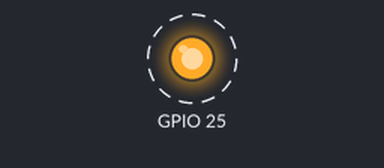
The sketch below on a simulated ESP32. On the bench: output pins drawn as LEDs (lit = HIGH). Dashed ring = blinking.

Above: at 2.05 s.
Timing chart, 0 to 5.0 s (numbered marks = the images above):
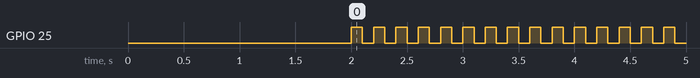

Measured:
- by itself, GPIO 25: alternates HIGH for 0.10 s and LOW for 0.10 s

The sketch:

Pico_1.ino
```cpp
#include <Arduino.h>

void setup() {
  pinMode(25, OUTPUT);
  Serial1.begin(115200);
  delay(2000);
}

void loop() {
  Serial1.println("PING");
  digitalWrite(25, HIGH); delay(100);
  digitalWrite(25, LOW);  delay(100);
}
```
